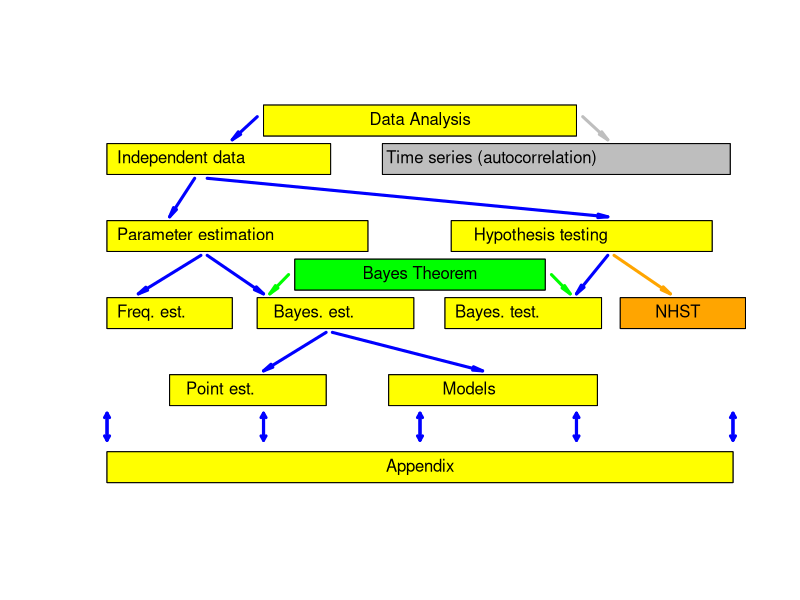

Source code (R):
print('file: Overview22.R')
  xapp = c(0,100,100,0,0); yapp = c(0,0,8,8,0) # basic box, appendix
  xda = xapp/2+25; yda = yapp+90 # data analysis
  xid = xapp/2.8; yid = yapp+80 # independent data
  xts = xapp/1.8+44; yts = yapp+80 # time series
  xpe = xapp/2.4; ype = yapp+60 # parameter estimation
  xht = xapp/2.4+55; yht = yapp+60 # hypothesis testing
  xbt = xapp/2.5+30; ybt = yapp+50 # Bayes theorem
  xbe = xapp/4+24; ybe = yapp+40 # Bayesian estimation
  xfe = xapp/5; yfe = yapp+40 # Frequentistic estimation
  xbht = xapp/4+54; ybht = yapp+40 # Bayesian hypothesis testing
  xst = xapp/5+82; yst = yapp+40 # significance testing
  xpo = xapp/4+10; ypo = yapp+20 # point estimation
  xmo = xapp/3+45; ymo = yapp+20 # models
  # png('Overview220220.png',width=16,height=20,units='cm',res=300)
  plot(xapp,yapp,type='l',lwd=1,col='black',las=1,cex=0.4,
       col.axis='white',xaxt='n',yaxt='n',xlab='',ylab='',bty='n',
       xlim=c(0,100),ylim=c(0,100)) #,asp=1) # NOTE: asp = 1
  lines(xda,yda,col='black'); polygon(xda,yda,col='yellow')
  lines(xid,yid,col='black'); polygon(xid,yid,col='yellow')
  lines(xts,yts,col='black'); polygon(xts,yts,col='grey')
  lines(xpe,ype,col='black'); polygon(xpe,ype,col='yellow')
  lines(xht,yht,col='black'); polygon(xht,yht,col='yellow')
  lines(xbt,ybt,col='black'); polygon(xbt,ybt,col='green')
  lines(xbe,ybe,col='black'); polygon(xbe,ybe,col='yellow')
  lines(xfe,yfe,col='black'); polygon(xfe,yfe,col='yellow') 
  lines(xbht,ybht,col='black'); polygon(xbht,ybht,col='yellow')
  lines(xst,yst,col='black'); polygon(xst,yst,col='orange')
  lines(xpo,ypo,col='black'); polygon(xpo,ypo,col='yellow') 
  lines(xmo,ymo,col='black'); polygon(xmo,ymo,col='yellow') 
  polygon(xapp,yapp,col='yellow')
  text(50,4,'Appendix',col='black')
  text(50,94,'Data Analysis',col='black')
  text(0,84,'Independent data',col='black',pos=4)
  text(43,84,'Time series (autocorrelation)',col='black',pos=4)
  text(0,64,'Parameter estimation',col='black',pos=4)
  text(57,64,'Hypothesis testing',col='black',pos=4)
  text(50,54,'Bayes Theorem',col='black')
  text(0,44,'Freq. est.',col='black',pos=4)
  text(25,44,'Bayes. est.',col='black',pos=4)
  text(54,44,'Bayes. test.',col='black',pos=4)
  text(86,44,'NHST',col='black',pos=4)
  # text(80,44,'Sign. test.',col='black',pos=4)
  text(11,24,'Point est.',col='black',pos=4)
  text(52,24,'Models',col='black',pos=4)
  arrows(76,95,80,89,length=0.1,angle=10,col='grey',lwd=3)
  arrows(24,95,20,89,length=0.1,angle=10,col='blue',lwd=3)
  arrows(14,79,10,69,length=0.1,angle=10,col='blue',lwd=3)
  arrows(16,79,80,69,length=0.1,angle=10,col='blue',lwd=3) # id -> ht
  arrows(16,59,25,49,length=0.1,angle=10,col='blue',lwd=3) # pe -> be
  arrows(15,59,5,49,length=0.1,angle=10,col='blue',lwd=3) # pe -> fe
  arrows(29,54,26,49,length=0.1,angle=10,col='green',lwd=3) # bt -> be
  arrows(80,59,75,49,length=0.1,angle=10,col='blue',lwd=3) # ht -> bt
  arrows(71,54,74,49,length=0.1,angle=10,col='green',lwd=3) # bt -> bht
  arrows(81,59,90,49,length=0.1,angle=10,col='orange',lwd=3) # ht -> st
  arrows(35,39,25,29,length=0.1,angle=10,col='blue',lwd=3) # be -> po
  arrows(36,39,60,29,length=0.1,angle=10,col='blue',lwd=3) # be -> mo
  arrows(0,11,0,18,length=0.05,angle=30,col='blue',lwd=3) # app
  arrows(0,18,0,11,length=0.05,angle=30,col='blue',lwd=3) # app
  arrows(25,11,25,18,length=0.05,angle=30,col='blue',lwd=3) # app
  arrows(25,18,25,11,length=0.05,angle=30,col='blue',lwd=3) # app
  arrows(50,11,50,18,length=0.05,angle=30,col='blue',lwd=3) # app
  arrows(50,18,50,11,length=0.05,angle=30,col='blue',lwd=3) # app
  arrows(75,11,75,18,length=0.05,angle=30,col='blue',lwd=3) # app
  arrows(75,18,75,11,length=0.05,angle=30,col='blue',lwd=3) # app
  arrows(100,11,100,18,length=0.05,angle=30,col='blue',lwd=3) # app
  arrows(100,18,100,11,length=0.05,angle=30,col='blue',lwd=3) # app
  # dev.off()
